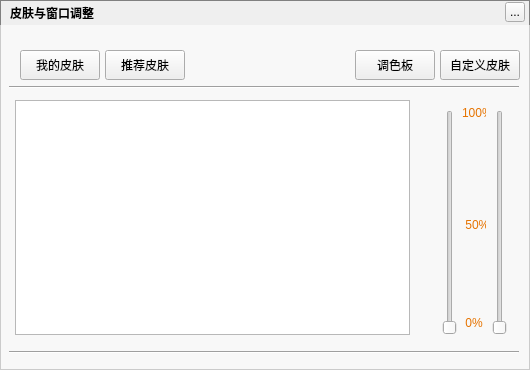
<?xml version="1.0" encoding="UTF-8"?>
<ui version="4.0">
 <class>MusicBackgroundSkinDialog</class>
 <widget class="QWidget" name="MusicBackgroundSkinDialog">
  <property name="geometry">
   <rect>
    <x>0</x>
    <y>0</y>
    <width>530</width>
    <height>370</height>
   </rect>
  </property>
  <property name="windowTitle">
   <string>Form</string>
  </property>
  <property name="styleSheet">
   <string notr="true">#MusicBackgroundSkinDialog{border:1px solid gray}</string>
  </property>
  <widget class="QLabel" name="showPerArea">
   <property name="geometry">
    <rect>
     <x>462</x>
     <y>105</y>
     <width>24</width>
     <height>226</height>
    </rect>
   </property>
   <property name="styleSheet">
    <string notr="true">color: rgb(230,115,0);</string>
   </property>
   <property name="text">
    <string>100%







 50%






 0%</string>
   </property>
  </widget>
  <widget class="QSlider" name="bgTransparentSlider">
   <property name="geometry">
    <rect>
     <x>440</x>
     <y>110</y>
     <width>20</width>
     <height>225</height>
    </rect>
   </property>
   <property name="orientation">
    <enum>Qt::Vertical</enum>
   </property>
  </widget>
  <widget class="QLabel" name="background">
   <property name="geometry">
    <rect>
     <x>0</x>
     <y>0</y>
     <width>530</width>
     <height>370</height>
    </rect>
   </property>
   <property name="styleSheet">
    <string notr="true"/>
   </property>
   <property name="text">
    <string/>
   </property>
  </widget>
  <widget class="QLabel" name="topTitleName">
   <property name="geometry">
    <rect>
     <x>10</x>
     <y>0</y>
     <width>100</width>
     <height>25</height>
    </rect>
   </property>
   <property name="styleSheet">
    <string notr="true">color:&quot;#FFFFFF&quot;;font-weight:bold</string>
   </property>
   <property name="text">
    <string>皮肤与窗口调整</string>
   </property>
  </widget>
  <widget class="QToolButton" name="topTitleCloseButton">
   <property name="geometry">
    <rect>
     <x>505</x>
     <y>2</y>
     <width>20</width>
     <height>20</height>
    </rect>
   </property>
   <property name="text">
    <string>...</string>
   </property>
  </widget>
  <widget class="QPushButton" name="mySkin">
   <property name="geometry">
    <rect>
     <x>20</x>
     <y>50</y>
     <width>80</width>
     <height>30</height>
    </rect>
   </property>
   <property name="text">
    <string>我的皮肤</string>
   </property>
  </widget>
  <widget class="QPushButton" name="netSkin">
   <property name="geometry">
    <rect>
     <x>105</x>
     <y>50</y>
     <width>80</width>
     <height>30</height>
    </rect>
   </property>
   <property name="text">
    <string>推荐皮肤</string>
   </property>
  </widget>
  <widget class="QSlider" name="bgTransparentSliderR">
   <property name="geometry">
    <rect>
     <x>490</x>
     <y>110</y>
     <width>20</width>
     <height>225</height>
    </rect>
   </property>
   <property name="orientation">
    <enum>Qt::Vertical</enum>
   </property>
  </widget>
  <widget class="QStackedWidget" name="stackedWidget">
   <property name="geometry">
    <rect>
     <x>15</x>
     <y>100</y>
     <width>395</width>
     <height>235</height>
    </rect>
   </property>
   <property name="currentIndex">
    <number>1</number>
   </property>
   <widget class="QWidget" name="page"/>
   <widget class="QListWidget" name="themeListWidget"/>
  </widget>
  <widget class="Line" name="line">
   <property name="geometry">
    <rect>
     <x>9</x>
     <y>85</y>
     <width>510</width>
     <height>5</height>
    </rect>
   </property>
   <property name="orientation">
    <enum>Qt::Horizontal</enum>
   </property>
  </widget>
  <widget class="QPushButton" name="customSkin">
   <property name="geometry">
    <rect>
     <x>440</x>
     <y>50</y>
     <width>80</width>
     <height>30</height>
    </rect>
   </property>
   <property name="text">
    <string>自定义皮肤</string>
   </property>
  </widget>
  <widget class="QPushButton" name="paletteButton">
   <property name="geometry">
    <rect>
     <x>355</x>
     <y>50</y>
     <width>80</width>
     <height>30</height>
    </rect>
   </property>
   <property name="text">
    <string>调色板</string>
   </property>
  </widget>
  <widget class="Line" name="line_2">
   <property name="geometry">
    <rect>
     <x>9</x>
     <y>350</y>
     <width>510</width>
     <height>5</height>
    </rect>
   </property>
   <property name="orientation">
    <enum>Qt::Horizontal</enum>
   </property>
  </widget>
  <widget class="QWidget" name="backgroundMask" native="true">
   <property name="geometry">
    <rect>
     <x>0</x>
     <y>25</y>
     <width>530</width>
     <height>345</height>
    </rect>
   </property>
   <property name="styleSheet">
    <string notr="true">background:rgba(255,255,255,150)</string>
   </property>
  </widget>
  <zorder>background</zorder>
  <zorder>backgroundMask</zorder>
  <zorder>showPerArea</zorder>
  <zorder>bgTransparentSlider</zorder>
  <zorder>topTitleName</zorder>
  <zorder>topTitleCloseButton</zorder>
  <zorder>mySkin</zorder>
  <zorder>netSkin</zorder>
  <zorder>bgTransparentSliderR</zorder>
  <zorder>stackedWidget</zorder>
  <zorder>line</zorder>
  <zorder>customSkin</zorder>
  <zorder>paletteButton</zorder>
  <zorder>line_2</zorder>
 </widget>
 <resources/>
 <connections/>
</ui>
